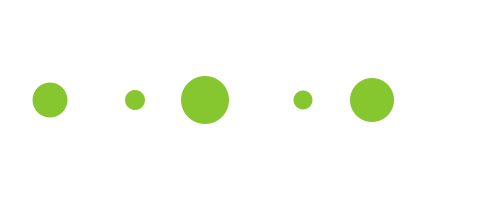
Frame 1 (no input)
Frame 60 (the mouse pressed at the canvas centre just before this capture): identical to frame 1, image omitted
Frame 120 (the mouse held since frame 60 and released just before this capture): identical to frame 1, image omitted

The Processing sketch that drew this single still picture (run headless with seeded random() and noise(); from frame 60 on, the mouse is pressed at the canvas centre):

// Processing sketch: array_ellipses
// ── array_ellipses.pde

int[] _size;
int y;

void setup(){

  size(500, 200);
  noStroke();
  _size = new int[5];
  y = height/2;
  
  for(int i = 0; i < 5; i++){
    _size[i] = int(random(10, 50));
  }

}



void draw(){
  
  background(255);
  
  int x = 50;
  
  for(int i = 0; i < 5; i++){
    
    fill(#86C62E);
    ellipse(x, y, _size[i], _size[i]);
    x=x+_size[i]+(width/5)-50;
    
  }


}

void mouseClicked(){

  int x = 50;
     
  for(int i = 0; i < 5; i++){
   
   if(dist(mouseX, mouseY, x, y) < _size[i]/2){
     _size[i] = _size[i]+5;
   }
   x=x+_size[i]+(width/5)-50;

  }

  
}
